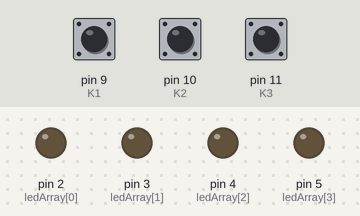
A sketch run on a simulated Arduino Uno, built with avr-gcc and run on an emulated ATmega328P. On the bench: output pins drawn as LEDs (lit = HIGH). The test bench sets the inputs (shaded band); at power-on: pin 10 (K2) HIGH, pin 9 (K1) HIGH, pin 11 (K3) HIGH.

Above: at 1.2 s.
1.3 s: pin 10 (K2) pulled LOW for 0.15 s
At 2.1 s:
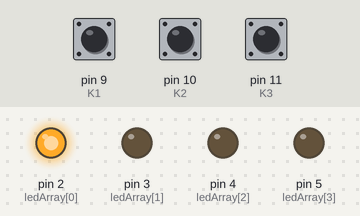
2.9 s: pin 10 (K2) pulled LOW for 1 s
At 3.3 s:
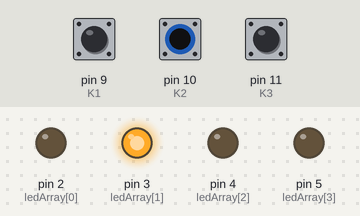
5.4 s: pin 10 (K2) pulled LOW for 0.15 s
At 6.4 s:
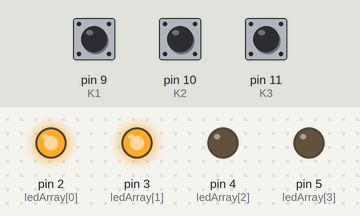
7.0 s: pin 10 (K2) pulled LOW for 3.2 s
At 7.6 s:
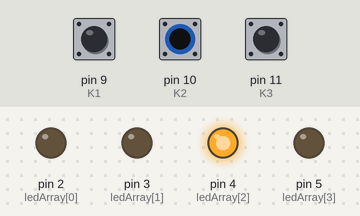
11.7 s: pin 10 (K2) pulled LOW for 0.15 s
At 12.4 s:
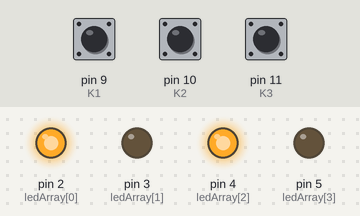
13.3 s: pin 10 (K2) pulled LOW for 1 s
At 13.6 s:
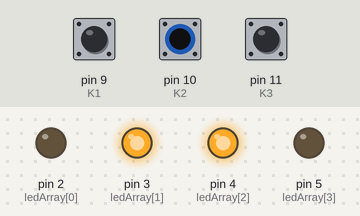
Timing chart, 0 to 16.3 s (numbered marks = the images above; inputs shaded):
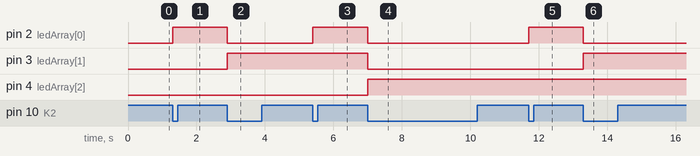

The sketch:

Interrupt.ino
```cpp
#define K1 9
#define K2 10
#define K3 11

int t = 0;
const byte ledArray[] = {2,3,4,5};
volatile int vlag = 0; // synchroniseren, kan in 2 methodes aangepast worden

void pciSetup(byte pin) {
  *digitalPinToPCMSK(pin) |= bit (digitalPinToPCMSKbit(pin)); // enable pin
  PCIFR |= bit (digitalPinToPCICRbit(pin)); // clear any outstanding interrupt
  PCICR |= bit (digitalPinToPCICRbit(pin)); // enable interrupt for the group
}

void setup() {
  pinMode(K1, INPUT_PULLUP);
  pinMode(K2, INPUT_PULLUP);
  pinMode(K3, INPUT_PULLUP);
  pciSetup(K1); // interrupt K1 inschakelen
  pciSetup(K2); // interrupt K2 inschakelen
  pciSetup(K3); // interrupt K3 inschakelen
  Serial.begin(9600);
  for (int x = 0; x < sizeof(ledArray); x++) {
    pinMode(ledArray[x],OUTPUT);
  }
}

void loop() {
  // delay mag niet in isr, semafoor
  if (vlag == 1) {
     for (int x = 0; x < 4; x++) {
      digitalWrite(ledArray[x],bitRead(t,x));
    }
    delay(400);
    vlag = 0;
  }
}

// handle pin change interrupt for D8 -> D13 here
ISR (PCINT0_vect) {
  if (vlag != 1) {
    if (digitalRead(K1) == LOW && t > 0) {
      t--;
    }
    if (digitalRead(K2) == LOW && t < 15) {
      t++;
    }
    if (digitalRead(K3) == LOW ) {
      t = 0;
    }
    vlag = 1;
  }
}
```

Measured:
- after the input at 1.3 s, pin 2 (ledArray[0]): LOW → HIGH at once
- after the input at 2.9 s, pin 2 (ledArray[0]): HIGH → LOW at once; pin 3 (ledArray[1]): LOW → HIGH at once
- after the input at 5.4 s, pin 2 (ledArray[0]): LOW → HIGH at once
- after the input at 7.0 s, pin 2 (ledArray[0]), pin 3 (ledArray[1]): HIGH → LOW at once; pin 4 (ledArray[2]): LOW → HIGH at once
- after the input at 11.7 s, pin 2 (ledArray[0]): LOW → HIGH at once
- after the input at 13.3 s, pin 2 (ledArray[0]): HIGH → LOW at once; pin 3 (ledArray[1]): LOW → HIGH at once
